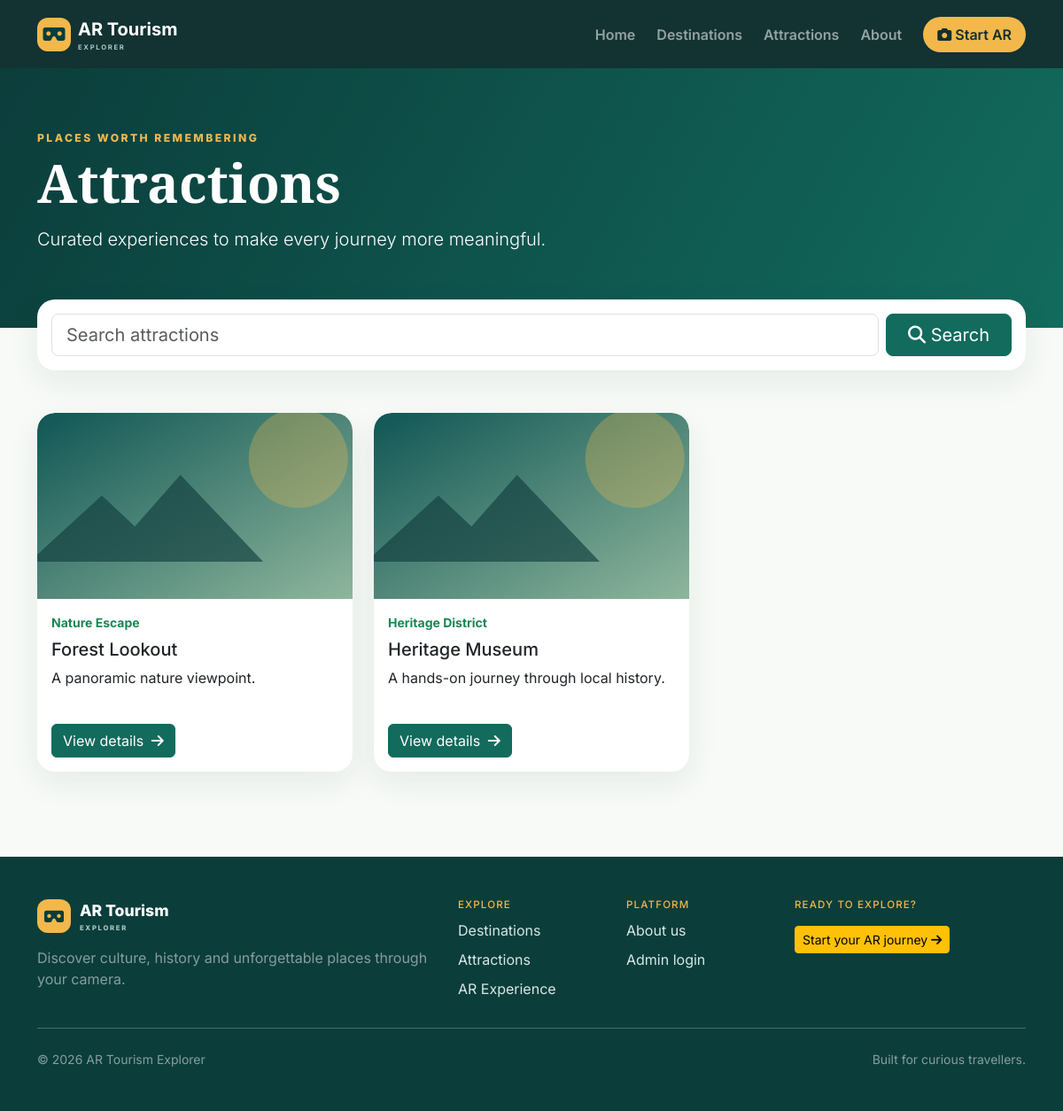
The page /attractions.php on the database its author committed.
### tables this page shows
CREATE TABLE attractions (
    id INT UNSIGNED AUTO_INCREMENT PRIMARY KEY,
    destination_id INT UNSIGNED NOT NULL,
    category_id INT UNSIGNED NULL,
    name VARCHAR(160) NOT NULL,
    slug VARCHAR(180) UNIQUE NOT NULL,
    short_description VARCHAR(300),
    description TEXT,
    main_image VARCHAR(255),
    youtube_url VARCHAR(500),
    website_url VARCHAR(500),
    maps_url VARCHAR(500),
    latitude DECIMAL(10, 7) NULL,
    longitude DECIMAL(10, 7) NULL,
    opening_hours VARCHAR(255),
    entry_information VARCHAR(255),
    status ENUM('active', 'inactive') DEFAULT 'active',
    display_order INT DEFAULT 0,
    created_at TIMESTAMP DEFAULT CURRENT_TIMESTAMP,
    updated_at TIMESTAMP DEFAULT CURRENT_TIMESTAMP ON UPDATE CURRENT_TIMESTAMP,
    FOREIGN KEY (destination_id) REFERENCES destinations(id) ON DELETE CASCADE,
    FOREIGN KEY (category_id) REFERENCES categories(id) ON DELETE SET NULL,
    INDEX (status),
    INDEX (destination_id)
);

CREATE TABLE destinations (
    id INT UNSIGNED AUTO_INCREMENT PRIMARY KEY,
    category_id INT UNSIGNED NULL,
    name VARCHAR(160) NOT NULL,
    slug VARCHAR(180) UNIQUE NOT NULL,
    short_description VARCHAR(300),
    description TEXT,
    cover_image VARCHAR(255),
    location VARCHAR(190),
    latitude DECIMAL(10, 7) NULL,
    longitude DECIMAL(10, 7) NULL,
    maps_url VARCHAR(500),
    status ENUM('active', 'inactive') DEFAULT 'active',
    created_at TIMESTAMP DEFAULT CURRENT_TIMESTAMP,
    updated_at TIMESTAMP DEFAULT CURRENT_TIMESTAMP ON UPDATE CURRENT_TIMESTAMP,
    FOREIGN KEY (category_id) REFERENCES categories(id) ON DELETE SET NULL,
    INDEX (status),
    INDEX (name)
);

### includes/functions.php (called while the page is built, shortened)
<?php
require_once __DIR__ . '/database.php';
function e(?string $value): string
{
    return htmlspecialchars($value ?? '', ENT_QUOTES, 'UTF-8');
}
function url(string $path = ''): string
{
    return BASE_URL . '/' . ltrim($path, '/');
}
function flashes(): array
{
    $items = $_SESSION['flash'] ?? [];
    return $items;
}
function asset(string $path): string
{
    return url('assets/' . ltrim($path, '/'));
}

### includes/database.php (called while the page is built, shortened)
<?php
function db(): PDO
{
    static $pdo;
    if (!$pdo) {
        $pdo = new PDO(
            'mysql:host=' . DB_HOST . ';port=' . PORT . ';dbname=' . DB_NAME . ';charset=utf8mb4',
            DB_USER,
            DB_PASS,
            [
                PDO::ATTR_ERRMODE => PDO::ERRMODE_EXCEPTION,
                PDO::ATTR_DEFAULT_FETCH_MODE => PDO::FETCH_ASSOC,
                PDO::ATTR_EMULATE_PREPARES => false,
            ]
        );
    }
    return $pdo;
}

### attractions.php (the view)
<?php require_once __DIR__ . '/includes/functions.php'; $pageTitle='Attractions';$q=trim($_GET['q']??''); try {
    $s=db()->prepare("SELECT a.*,d.name destination_name FROM attractions a JOIN destinations d ON d.id=a.destination_id WHERE a.status='active' AND (a.name LIKE ? OR a.short_description LIKE ?) ORDER BY a.name");
    $s->execute(["%$q%","%$q%"]);
    $items=$s->fetchAll();
} catch (Throwable $error) {
    $items=$q ? [] : [['name'=>'Heritage Museum','slug'=>'heritage-museum','destination_name'=>'Heritage District','short_description'=>'A hands-on journey through local history.','main_image'=>''],['name'=>'Forest Lookout','slug'=>'forest-lookout','destination_name'=>'Nature Escape','short_description'=>'A panoramic nature viewpoint.','main_image'=>''],['name'=>'Crafts Market','slug'=>'crafts-market','destination_name'=>'Cultural Village','short_description'=>'Meet makers and discover handmade treasures.','main_image'=>'']];
}require __DIR__.'/includes/header.php';?><section class="page-header"><div class="container"><div class="eyebrow">PLACES WORTH REMEMBERING</div><h1>Attractions</h1><p class="lead mb-0">Curated experiences to make every journey more meaningful.</p></div></section><section class="container filter-bar"><div class="card p-3"><form class="row g-2 align-items-center"><div class="col-md"><input class="form-control form-control-lg" name="q" value="<?=e($q)?>" placeholder="Search attractions"></div><div class="col-auto"><button class="btn btn-success btn-lg px-4"><i class="fa-solid fa-magnifying-glass"></i> Search</button></div></form></div></section><section class="container py-5"><div class="row g-4"><?php foreach ($items as $a):?><div class="col-md-6 col-lg-4"><div class="card h-100 attraction-card overflow-hidden"><img class="card-img-top" src="<?=$a['main_image'] ? asset($a['main_image']) : asset('images/hero.svg')?>" alt="<?=e($a['name'])?>"><div class="card-body d-flex flex-column"><small class="text-success fw-bold"><?=e($a['destination_name'])?></small><h5 class="mt-2"><?=e($a['name'])?></h5><p><?=e($a['short_description'])?></p><a href="<?=url('attraction.php?slug='.urlencode($a['slug']))?>" class="btn btn-success mt-auto align-self-start">View details <i class="fa-solid fa-arrow-right ms-1"></i></a></div></div></div><?php endforeach;?><?php if (!$items):?><div class="col-12"><div class="empty-state"><i class="fa-solid fa-landmark fa-2x mb-3"></i><h3>No attractions found</h3><p>Try a different search term or check back soon.</p></div></div><?php endif;?></div></section><?php require __DIR__.'/includes/footer.php';?>

### assets/css/app.css (style rules this page uses)
:root { --ink: #102a2d; --green: #126b5d; --green-dark: #0b3d3b; --gold: #f2b84b; --cream: #f7faf7; }
* { box-sizing: border-box; }
body { font-family: Inter, sans-serif; color: var(--ink); background: var(--cream); }
.eyebrow { letter-spacing: 0.2em; font-size: 0.76rem; font-weight: 800; color: var(--gold); }
.card { border: 0; border-radius: 20px; box-shadow: 0 12px 35px #123b3714; }
.card-img-top { height: 210px; object-fit: cover; border-radius: 20px 20px 0 0; }
.feature-card p, .attraction-card p { min-height: 48px; }
.page-header { background: linear-gradient(120deg, var(--green-dark), var(--green)); color: #fff; padding: 70px 0 85px; }
.page-header h1 { font: 700 clamp(2.5rem, 5vw, 4rem) "Playfair Display", serif; }
.filter-bar { margin-top: -32px; position: relative; }
.btn-success { background: var(--green); border-color: var(--green); }

### rows shown on the page
attractions: destination.name "Nature Escape", name "Forest Lookout", short_description "A panoramic nature viewpoint."
attractions: destination.name "Heritage District", name "Heritage Museum", short_description "A hands-on journey through local history."
